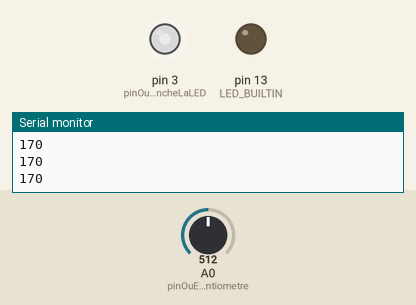
This sketch was run on a simulated Arduino Nano, built with avr-gcc and run on an emulated ATmega328P. Parts: output pins drawn as LEDs (lit = HIGH), the last lines printed to the serial monitor. The inputs (shaded band) are chosen by the test bench; at power-on: A0 (pinOuEstBrancheLePotentiometre) = 512.

Above: at 2.2 s.
2.3 s: A0 (pinOuEstBrancheLePotentiometre) set to 716
At 3.4 s:
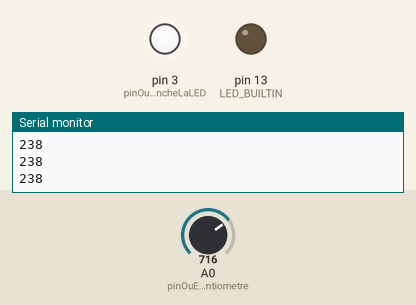
3.8 s: A0 (pinOuEstBrancheLePotentiometre) set to 900
At 4.7 s:
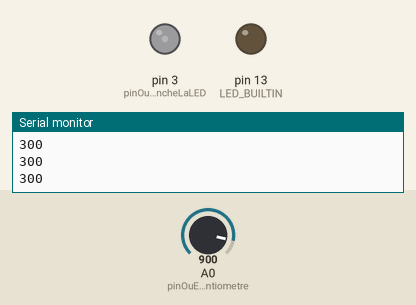
5.3 s: A0 (pinOuEstBrancheLePotentiometre) set to 1023
At 6.0 s:
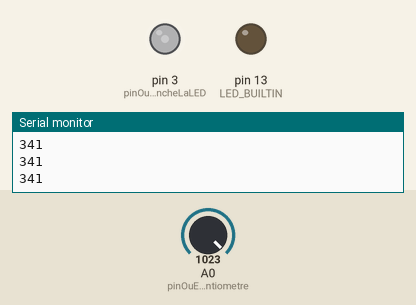
6.8 s: A0 (pinOuEstBrancheLePotentiometre) set to 0
At 7.3 s:
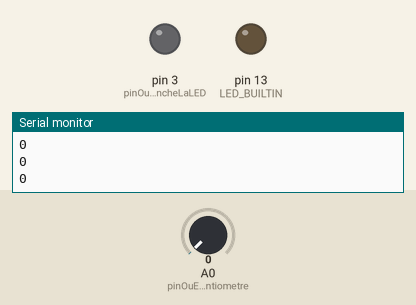
8.3 s: A0 (pinOuEstBrancheLePotentiometre) set to 511
At 8.6 s:
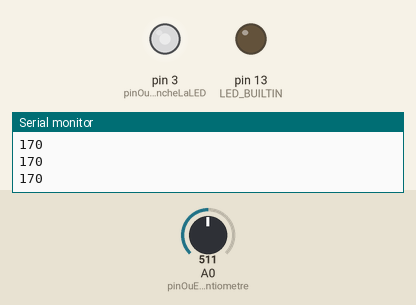
Timing chart, 0 to 10.8 s (numbered marks = the images above; inputs shaded):
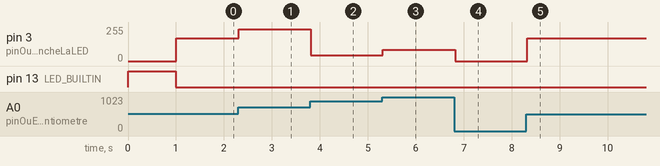

The sketch:

PWM.ino
```cpp
/*

  A REICHART
  version arduino

  (attention : toutes les sorties ne permettent pas de générer un signal PWM)

*/

#define pinOuEstBrancheLePotentiometre  A0       // Le potentiomètre servant à faire varier la luminosité de la LED sera branché sur l'entrée A0 de l'Arduino Nano
#define pinOuEstBrancheLaLED            3 // La LED sera quant à elle branchée sur la sortie D3 de l'Arduino Nano


int valeurTensionEntreeAnalogique;              // Variable qui contiendra la valeur de la tension mesurée sur l'entrée analogique (valeur comprise entre 0 et 1023, car lecture sur 10 bits)
int valeurRaccordCycliqueSignalPwm;             // Variable qui contiendra la valeur du rapport cyclique du signal PWM à générer

// ========================
// Initialisation programme
// ========================
void setup()
{
    Serial.begin(115200);
    Serial.println("Tracker solaire : PhotoVoltaique.");

  // Définition de la broche où sera branché la LED en sortie
  pinMode(LED_BUILTIN, OUTPUT);
  digitalWrite(LED_BUILTIN, HIGH);   // turn the LED on (HIGH is the voltage level)
  delay(1000);                       // wait for a second
  digitalWrite(LED_BUILTIN, LOW);    // turn the LED off by making the voltage LOW
  pinMode(valeurTensionEntreeAnalogique, INPUT);
  // Nota : pas besoin de déclarer l'entrée analogique en entrée, car c'est sous entendu, par défaut

}

// =================
// Boucle principale
// =================
void loop()
{

  // *****************************************************************************************************************************
  // Lecture de la tension présente sur l'entrée analogique, où est branché le potentiomètre (son "point milieu", plus exactement)
  // *****************************************************************************************************************************
  // Pour rappel : la valeur retournée sera comprise entre 0 et 1023, car il s'agit là d'une lecture sur 10 bits (0 correspondant à 0V, et 1023 à +5V)

  valeurTensionEntreeAnalogique = analogRead(pinOuEstBrancheLePotentiometre)/ 3; // le potentiomètre est relié sur 3.3 V de référence

  // *****************************************************************************************************************************
  // Conversion tension -> rapport cyclique
  // *****************************************************************************************************************************
  // Comme la valeur mesurée sur l'entrée analogique sera exprimée sous la forme d'un nombre compris entre 0 et 1023,
  // et que la valeur du rapport cyclique à renseigner dans le code arduino devra être comprise entre 0 et 255,
  // alors il faut convertir les mesures 0-1023 en valeur 0-255


  // *****************************************************************************************************************************
  // Génération du signal PWM
  // *****************************************************************************************************************************
          Serial.println(valeurTensionEntreeAnalogique );
  analogWrite(pinOuEstBrancheLaLED, valeurTensionEntreeAnalogique);
    delay(100);

}
```

Measured:
- after the input at 2.3 s, pin 3 (pinOuEstBrancheLaLED): 170/255 → 238/255 at once
- after the input at 3.8 s, pin 3 (pinOuEstBrancheLaLED): 238/255 → 44/255 at once
- after the input at 5.3 s, pin 3 (pinOuEstBrancheLaLED): 44/255 → 85/255 at once
- after the input at 6.8 s, pin 3 (pinOuEstBrancheLaLED): 85/255 → 0/255 at once
- after the input at 8.3 s, pin 3 (pinOuEstBrancheLaLED): 0/255 → 170/255 at once
